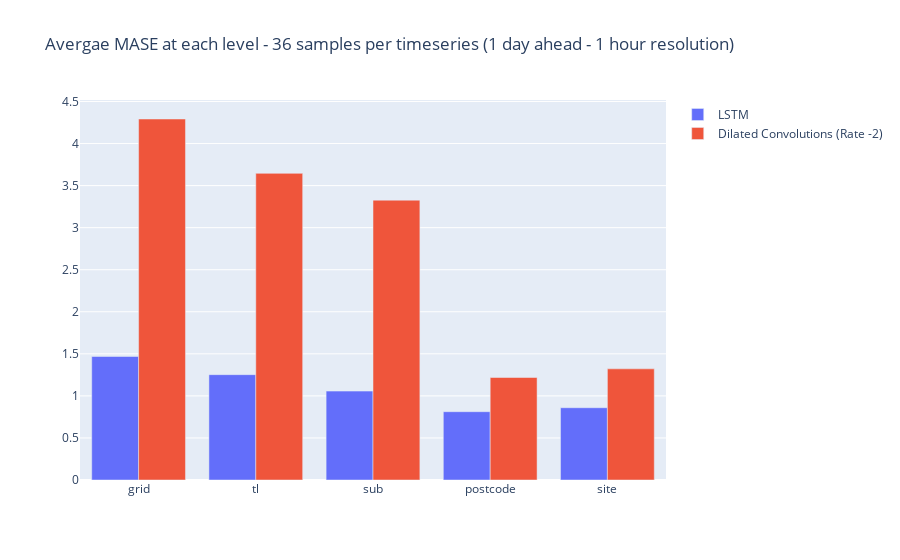

The cell this chart's notebook holds for it:
### Code cell
x_vals = ['grid', 'tl', 'sub', 'postcode', 'site']
fig = go.Figure(data=[
    go.Bar(name='LSTM', x=x_vals, y=level_results_lstm),
    go.Bar(name='Dilated Convolutions (Rate -2)', x=x_vals, y=level_results_tcn)
])
# Change the bar mode
fig.update_layout(barmode='group')
fig.update_layout(title='Avergae MASE at each level - 36 samples per timeseries (1 day ahead - 1 hour resolution)')
fig.show()

### Figure 1 — Plotly figure (JSON) as saved in the notebook; plotly's stock layout.template omitted (floating-point values rounded to 4 significant figures)
{"data": [{"name": "LSTM", "type": "bar", "x": ["grid", "tl", "sub", "postcode", "site"], "y": [1.468, 1.252, 1.057, 0.8121, 0.8594]}, {"name": "Dilated Convolutions (Rate -2)", "type": "bar", "x": ["grid", "tl", "sub", "postcode", "site"], "y": [4.292, 3.645, 3.327, 1.219, 1.321]}], "layout": {"barmode": "group", "title": {"text": "Avergae MASE at each level - 36 samples per timeseries (1 day ahead - 1 hour resolution)"}}}
